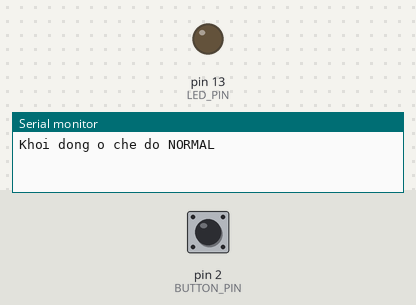
Bench run of a sketch on a simulated Arduino Uno, built with avr-gcc and run on an emulated ATmega328P. On the bench: output pins drawn as LEDs (lit = HIGH), the last lines printed to the serial monitor. Dashed ring = blinking. Inputs (shaded band) come from the test bench; at power-on: pin 2 (BUTTON_PIN) HIGH.

Above: at 1.2 s.
1.3 s: pin 2 (BUTTON_PIN) pulled LOW for 3.2 s
At 4.35 s:
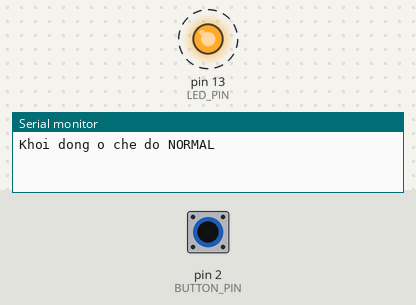
6.4 s: pin 2 (BUTTON_PIN) pulled LOW for 0.15 s
At 7.9 s:
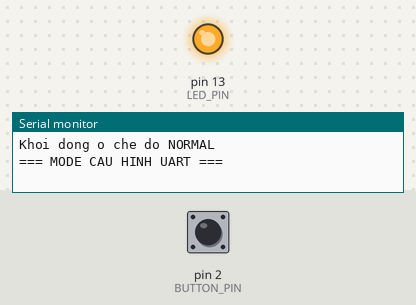
9.5 s: pin 2 (BUTTON_PIN) pulled LOW for 1 s
At 12.5 s:
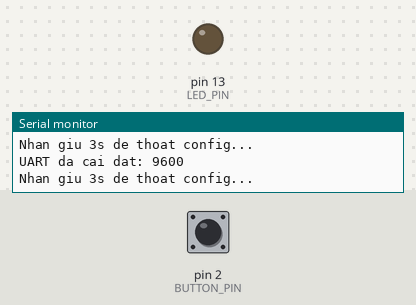
13.5 s: pin 2 (BUTTON_PIN) driven LOW
At 16.75 s:
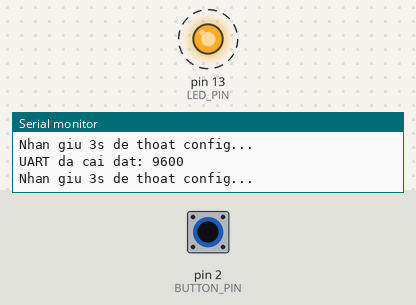
Timing chart, 0 to 17.5 s (numbered marks = the images above; inputs shaded):
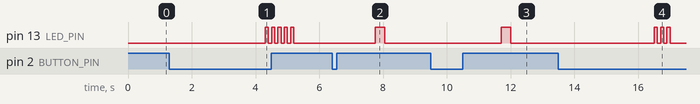

Measured:
- after the input at 1.3 s, pin 13 (LED_PIN): alternates HIGH for 0.10 s and LOW for 0.10 s, 10 changes in all, then stays LOW, starting after 3.0 s
- after the input at 6.4 s, pin 13 (LED_PIN): LOW → HIGH after 1.4 s, → LOW 0.30 s later
- after the input at 9.5 s, pin 13 (LED_PIN): LOW → HIGH after 2.2 s, → LOW 0.30 s later
- after the input at 13.5 s, pin 13 (LED_PIN): alternates HIGH for 0.10 s and LOW for 0.10 s, 6 changes in all, then stays LOW, starting after 3.0 s

The sketch:

bai2.ino
```cpp
#define BUTTON_PIN 2
#define LED_PIN 13

unsigned long pressStart = 0;
unsigned long lastReleaseTime = 0;
bool buttonState = HIGH;
bool lastButtonState = HIGH;
bool configMode = false;

int clickCount = 0;
int baudSelection = 9600;  // mặc định

void blinkLED(int times, int fast = 0) {
  for (int i = 0; i < times; i++) {
    digitalWrite(LED_PIN, HIGH);
    delay(fast ? 100 : 300);
    digitalWrite(LED_PIN, LOW);
    delay(fast ? 100 : 300);
  }
}

void setBaudRate(int baud) {
  Serial.print("UART da cai dat: ");
  Serial.println(baud);
}

void setup() {
  pinMode(BUTTON_PIN, INPUT_PULLUP);
  pinMode(LED_PIN, OUTPUT);

  Serial.begin(baudSelection);
  Serial.println("Khoi dong o che do NORMAL");
}

void loop() {
  buttonState = digitalRead(BUTTON_PIN);

  // --- PHÁT HIỆN NHẤN ---
  if (buttonState == LOW && lastButtonState == HIGH) {
    pressStart = millis();
  }

  // --- PHÁT HIỆN NHẢ ---
  if (buttonState == HIGH && lastButtonState == LOW) {
    unsigned long pressDuration = millis() - pressStart;

    if (pressDuration < 3000) {
      // Đây là 1 lần nhấn ngắn
      if (configMode) {
        clickCount++;
        lastReleaseTime = millis();
      }
    }
  }

  // --- NHẤN GIỮ >3s: đổi chế độ ---
  if (buttonState == LOW && (millis() - pressStart > 3000) && lastButtonState == LOW) {
    configMode = !configMode;
    clickCount = 0;  // reset đếm

    if (configMode) {
      blinkLED(5, 1);
      Serial.println("=== MODE CAU HINH UART ===");
    } else {
      blinkLED(3, 1);
      Serial.println("=== TRO VE CHE DO HOAT DONG ===");
    }

    // Chờ thả nút trước khi cho phép nhấn tiếp
    while (digitalRead(BUTTON_PIN) == LOW);

    delay(300);
  }

  // --- XỬ LÝ CLICK TRONG CONFIG MODE ---
  if (configMode && clickCount > 0 && millis() - lastReleaseTime > 1200) {
    // nếu 1.2s không nhấn thêm -> chốt lựa chọn
    if (clickCount == 1) {
      baudSelection = 9600;
      blinkLED(1);
      setBaudRate(9600);
    } else if (clickCount >= 2) {
      baudSelection = 115200;
      blinkLED(2);
      setBaudRate(115200);
    }

    clickCount = 0;
    Serial.println("Nhan giu 3s de thoat config...");
  }

  lastButtonState = buttonState;

  // --- NORMAL MODE (đặt code chính ở đây) ---
  if (!configMode) {
    // code chính khi hoạt động bình thường
  }
}
```
